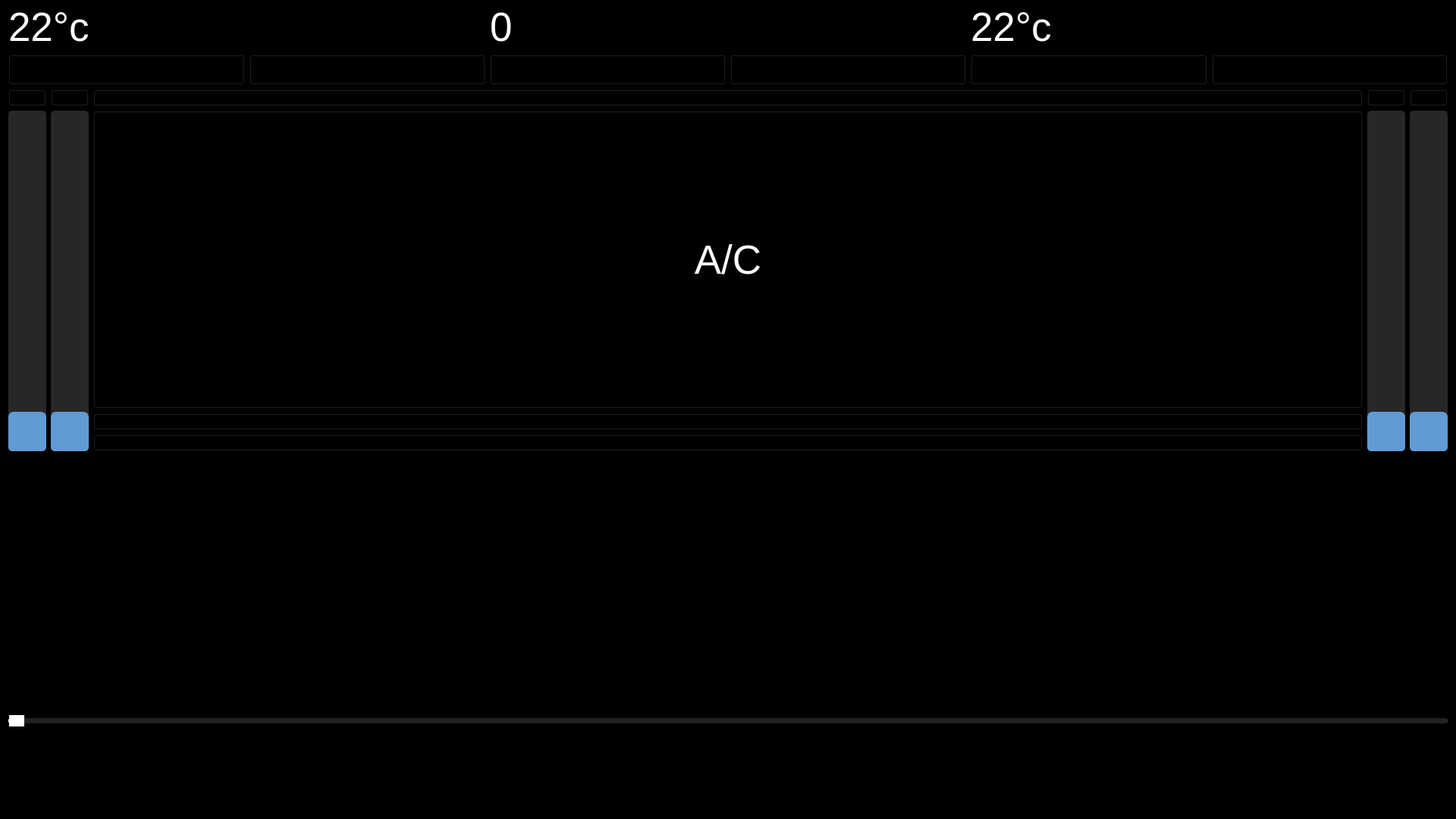
<?xml version="1.0" encoding="UTF-8"?>
<ui version="4.0">
 <class>HeatingWindow</class>
 <widget class="QWidget" name="HeatingWindow">
  <property name="geometry">
   <rect>
    <x>0</x>
    <y>0</y>
    <width>1920</width>
    <height>1080</height>
   </rect>
  </property>
  <property name="sizePolicy">
   <sizepolicy hsizetype="Expanding" vsizetype="Expanding">
    <horstretch>0</horstretch>
    <verstretch>0</verstretch>
   </sizepolicy>
  </property>
  <property name="minimumSize">
   <size>
    <width>800</width>
    <height>480</height>
   </size>
  </property>
  <property name="windowTitle">
   <string>SettingsWindow</string>
  </property>
  <property name="styleSheet">
   <string notr="true">background-color: #000000;color: rgb(255, 255, 255);</string>
  </property>
  <layout class="QVBoxLayout" name="verticalLayout">
   <property name="topMargin">
    <number>2</number>
   </property>
   <property name="bottomMargin">
    <number>2</number>
   </property>
   <item>
    <layout class="QHBoxLayout" name="controlsFan">
     <property name="topMargin">
      <number>4</number>
     </property>
     <item>
      <layout class="QVBoxLayout" name="tempLeft">
       <item>
        <widget class="QLabel" name="tempLeftValue">
         <property name="sizePolicy">
          <sizepolicy hsizetype="Expanding" vsizetype="Preferred">
           <horstretch>0</horstretch>
           <verstretch>0</verstretch>
          </sizepolicy>
         </property>
         <property name="font">
          <font>
           <pointsize>40</pointsize>
          </font>
         </property>
         <property name="styleSheet">
          <string notr="true">qproperty-alignment: 'AlignCenter';</string>
         </property>
         <property name="text">
          <string>22°c</string>
         </property>
        </widget>
       </item>
       <item>
        <layout class="QHBoxLayout" name="tempLeftControl">
         <item>
          <widget class="QPushButton" name="tempLeftLess">
           <property name="minimumSize">
            <size>
             <width>0</width>
             <height>40</height>
            </size>
           </property>
           <property name="text">
            <string/>
           </property>
           <property name="icon">
            <iconset>
             <normalon>:/prevbig-hot.png</normalon>
            </iconset>
           </property>
           <property name="iconSize">
            <size>
             <width>24</width>
             <height>24</height>
            </size>
           </property>
          </widget>
         </item>
         <item>
          <widget class="QPushButton" name="tempLeftMore">
           <property name="minimumSize">
            <size>
             <width>0</width>
             <height>40</height>
            </size>
           </property>
           <property name="text">
            <string/>
           </property>
           <property name="icon">
            <iconset>
             <normalon>:/nextbig-hot.png</normalon>
            </iconset>
           </property>
           <property name="iconSize">
            <size>
             <width>24</width>
             <height>24</height>
            </size>
           </property>
          </widget>
         </item>
        </layout>
       </item>
      </layout>
     </item>
     <item>
      <layout class="QVBoxLayout" name="fan">
       <item>
        <widget class="QLabel" name="fanPower">
         <property name="sizePolicy">
          <sizepolicy hsizetype="Expanding" vsizetype="Preferred">
           <horstretch>0</horstretch>
           <verstretch>0</verstretch>
          </sizepolicy>
         </property>
         <property name="font">
          <font>
           <pointsize>40</pointsize>
          </font>
         </property>
         <property name="styleSheet">
          <string notr="true">qproperty-alignment: 'AlignCenter';</string>
         </property>
         <property name="text">
          <string>0</string>
         </property>
        </widget>
       </item>
       <item>
        <layout class="QHBoxLayout" name="tempRightControl">
         <item>
          <widget class="QPushButton" name="fanLess">
           <property name="minimumSize">
            <size>
             <width>0</width>
             <height>40</height>
            </size>
           </property>
           <property name="text">
            <string/>
           </property>
           <property name="icon">
            <iconset>
             <normalon>:/prevbig-hot.png</normalon>
            </iconset>
           </property>
           <property name="iconSize">
            <size>
             <width>24</width>
             <height>24</height>
            </size>
           </property>
          </widget>
         </item>
         <item>
          <widget class="QPushButton" name="fanMore">
           <property name="minimumSize">
            <size>
             <width>0</width>
             <height>40</height>
            </size>
           </property>
           <property name="text">
            <string/>
           </property>
           <property name="icon">
            <iconset>
             <normalon>:/nextbig-hot.png</normalon>
            </iconset>
           </property>
           <property name="iconSize">
            <size>
             <width>24</width>
             <height>24</height>
            </size>
           </property>
          </widget>
         </item>
        </layout>
       </item>
      </layout>
     </item>
     <item>
      <layout class="QVBoxLayout" name="tempRight">
       <item>
        <widget class="QLabel" name="tempRightValue">
         <property name="sizePolicy">
          <sizepolicy hsizetype="Expanding" vsizetype="Preferred">
           <horstretch>0</horstretch>
           <verstretch>0</verstretch>
          </sizepolicy>
         </property>
         <property name="font">
          <font>
           <pointsize>40</pointsize>
          </font>
         </property>
         <property name="styleSheet">
          <string notr="true">qproperty-alignment: 'AlignCenter';</string>
         </property>
         <property name="text">
          <string>22°c</string>
         </property>
        </widget>
       </item>
       <item>
        <layout class="QHBoxLayout" name="control">
         <item>
          <widget class="QPushButton" name="tempRightLess">
           <property name="enabled">
            <bool>true</bool>
           </property>
           <property name="minimumSize">
            <size>
             <width>0</width>
             <height>40</height>
            </size>
           </property>
           <property name="text">
            <string/>
           </property>
           <property name="icon">
            <iconset>
             <normalon>:/prevbig-hot.png</normalon>
            </iconset>
           </property>
           <property name="iconSize">
            <size>
             <width>24</width>
             <height>24</height>
            </size>
           </property>
          </widget>
         </item>
         <item>
          <widget class="QPushButton" name="tempRightMore">
           <property name="minimumSize">
            <size>
             <width>0</width>
             <height>40</height>
            </size>
           </property>
           <property name="text">
            <string/>
           </property>
           <property name="icon">
            <iconset>
             <normalon>:/nextbig-hot.png</normalon>
            </iconset>
           </property>
           <property name="iconSize">
            <size>
             <width>24</width>
             <height>24</height>
            </size>
           </property>
          </widget>
         </item>
        </layout>
       </item>
      </layout>
     </item>
    </layout>
   </item>
   <item>
    <layout class="QHBoxLayout" name="bouttonHeat">
     <property name="sizeConstraint">
      <enum>QLayout::SetDefaultConstraint</enum>
     </property>
     <item>
      <layout class="QHBoxLayout" name="HeatControlLeft">
       <item>
        <layout class="QVBoxLayout" name="verticalLayout_2">
         <item>
          <widget class="QPushButton" name="airScraftLeft">
           <property name="text">
            <string/>
           </property>
           <property name="icon">
            <iconset>
             <normalon>:/airScraft.png</normalon>
            </iconset>
           </property>
           <property name="iconSize">
            <size>
             <width>90</width>
             <height>90</height>
            </size>
           </property>
          </widget>
         </item>
         <item>
          <layout class="QHBoxLayout" name="heatCentreAirscraftLeft">
           <item>
            <widget class="QSlider" name="airScraftLeftControl">
             <property name="minimumSize">
              <size>
               <width>50</width>
               <height>0</height>
              </size>
             </property>
             <property name="styleSheet">
              <string notr="true">QSlider::groove:vertical {
    border-radius: 5px;                /* Bords arrondis */
    margin: 0px 5px;
}

/* La partie déjà &quot;remplie&quot; (Bleu) */
QSlider::sub-page:vertical {
background: rgba(200, 200, 200, 50);
    border-radius: 5px;
}

/* La partie vide (Gris transparent) */
QSlider::add-page:vertical {
    background: #619bd4; 

    border-radius: 5px;
}

/* Le curseur (Handle) */
QSlider::handle:vertical {
    background: #619bd4; 
    border: 1px solid #619bd4;
    height: 50px;
    margin: 0 -5px;                    /* Pour qu'il dépasse un peu du rail */
    border-radius: 7px;                /* Arrondi */
}</string>
             </property>
             <property name="maximum">
              <number>3</number>
             </property>
             <property name="orientation">
              <enum>Qt::Vertical</enum>
             </property>
             <property name="invertedControls">
              <bool>true</bool>
             </property>
            </widget>
           </item>
          </layout>
         </item>
        </layout>
       </item>
       <item>
        <layout class="QVBoxLayout" name="verticalLayout_3">
         <item>
          <widget class="QPushButton" name="heatSeatLeft">
           <property name="text">
            <string/>
           </property>
           <property name="icon">
            <iconset>
             <normalon>:/seatHeat.png</normalon>
            </iconset>
           </property>
           <property name="iconSize">
            <size>
             <width>90</width>
             <height>90</height>
            </size>
           </property>
          </widget>
         </item>
         <item>
          <layout class="QHBoxLayout" name="heatCentreSeatLeft">
           <item>
            <widget class="QSlider" name="heatSeatLeftControl">
             <property name="minimumSize">
              <size>
               <width>50</width>
               <height>0</height>
              </size>
             </property>
             <property name="maximumSize">
              <size>
               <width>50</width>
               <height>16777215</height>
              </size>
             </property>
             <property name="styleSheet">
              <string notr="true">QSlider::groove:vertical {
    border-radius: 5px;                /* Bords arrondis */
    margin: 0px 5px;
}

/* La partie déjà &quot;remplie&quot; (Bleu) */
QSlider::sub-page:vertical {
background: rgba(200, 200, 200, 50);
    border-radius: 5px;
}

/* La partie vide (Gris transparent) */
QSlider::add-page:vertical {
    background: #619bd4; 

    border-radius: 5px;
}

/* Le curseur (Handle) */
QSlider::handle:vertical {
    background: #619bd4; 
    border: 1px solid #619bd4;
    height: 50px;
    margin: 0 -5px;                    /* Pour qu'il dépasse un peu du rail */
    border-radius: 7px;                /* Arrondi */
}</string>
             </property>
             <property name="maximum">
              <number>3</number>
             </property>
             <property name="orientation">
              <enum>Qt::Vertical</enum>
             </property>
             <property name="invertedAppearance">
              <bool>false</bool>
             </property>
             <property name="invertedControls">
              <bool>true</bool>
             </property>
            </widget>
           </item>
          </layout>
         </item>
        </layout>
       </item>
      </layout>
     </item>
     <item>
      <layout class="QVBoxLayout" name="BouttonUtilHeat">
       <item>
        <widget class="QPushButton" name="recyclingAirFlow">
         <property name="minimumSize">
          <size>
           <width>360</width>
           <height>0</height>
          </size>
         </property>
         <property name="text">
          <string/>
         </property>
         <property name="icon">
          <iconset>
           <normalon>:/recyclingAirFlow.png</normalon>
          </iconset>
         </property>
         <property name="iconSize">
          <size>
           <width>120</width>
           <height>120</height>
          </size>
         </property>
        </widget>
       </item>
       <item>
        <widget class="QPushButton" name="AC">
         <property name="sizePolicy">
          <sizepolicy hsizetype="Minimum" vsizetype="Preferred">
           <horstretch>0</horstretch>
           <verstretch>0</verstretch>
          </sizepolicy>
         </property>
         <property name="minimumSize">
          <size>
           <width>120</width>
           <height>120</height>
          </size>
         </property>
         <property name="sizeIncrement">
          <size>
           <width>120</width>
           <height>120</height>
          </size>
         </property>
         <property name="baseSize">
          <size>
           <width>120</width>
           <height>120</height>
          </size>
         </property>
         <property name="font">
          <font>
           <pointsize>40</pointsize>
          </font>
         </property>
         <property name="styleSheet">
          <string notr="true"/>
         </property>
         <property name="text">
          <string>A/C</string>
         </property>
        </widget>
       </item>
       <item>
        <widget class="QPushButton" name="defoggingFront">
         <property name="text">
          <string/>
         </property>
         <property name="icon">
          <iconset>
           <normalon>:/defoggingFront.png</normalon>
          </iconset>
         </property>
         <property name="iconSize">
          <size>
           <width>120</width>
           <height>120</height>
          </size>
         </property>
        </widget>
       </item>
       <item>
        <widget class="QPushButton" name="defoggingRear">
         <property name="text">
          <string/>
         </property>
         <property name="icon">
          <iconset>
           <normalon>:/defoggingRear.png</normalon>
          </iconset>
         </property>
         <property name="iconSize">
          <size>
           <width>120</width>
           <height>120</height>
          </size>
         </property>
        </widget>
       </item>
      </layout>
     </item>
     <item>
      <layout class="QHBoxLayout" name="HeatControlRight">
       <property name="sizeConstraint">
        <enum>QLayout::SetDefaultConstraint</enum>
       </property>
       <item>
        <layout class="QVBoxLayout" name="airScraftRightViewControl">
         <item>
          <widget class="QPushButton" name="airScraftRight">
           <property name="text">
            <string/>
           </property>
           <property name="icon">
            <iconset>
             <normalon>:/seatHeat.png</normalon>
            </iconset>
           </property>
           <property name="iconSize">
            <size>
             <width>90</width>
             <height>90</height>
            </size>
           </property>
          </widget>
         </item>
         <item>
          <layout class="QHBoxLayout" name="heatCentreSeatRight">
           <item>
            <widget class="QSlider" name="heatSeatRightControl">
             <property name="sizePolicy">
              <sizepolicy hsizetype="Fixed" vsizetype="Expanding">
               <horstretch>20</horstretch>
               <verstretch>0</verstretch>
              </sizepolicy>
             </property>
             <property name="minimumSize">
              <size>
               <width>50</width>
               <height>0</height>
              </size>
             </property>
             <property name="styleSheet">
              <string notr="true">QSlider::groove:vertical {
    border-radius: 5px;                /* Bords arrondis */
    margin: 0px 5px;
}

/* La partie déjà &quot;remplie&quot; (Bleu) */
QSlider::sub-page:vertical {
background: rgba(200, 200, 200, 50);
    border-radius: 5px;
}

/* La partie vide (Gris transparent) */
QSlider::add-page:vertical {
    background: #619bd4; 

    border-radius: 5px;
}

/* Le curseur (Handle) */
QSlider::handle:vertical {
    background: #619bd4; 
    border: 1px solid #619bd4;
    height: 50px;
    margin: 0 -5px;                    /* Pour qu'il dépasse un peu du rail */
    border-radius: 7px;                /* Arrondi */
}</string>
             </property>
             <property name="minimum">
              <number>0</number>
             </property>
             <property name="maximum">
              <number>3</number>
             </property>
             <property name="value">
              <number>0</number>
             </property>
             <property name="orientation">
              <enum>Qt::Vertical</enum>
             </property>
             <property name="invertedControls">
              <bool>true</bool>
             </property>
            </widget>
           </item>
          </layout>
         </item>
        </layout>
       </item>
       <item>
        <layout class="QVBoxLayout" name="heatSeatRightViewControl">
         <item>
          <widget class="QPushButton" name="heatSeatRight">
           <property name="text">
            <string/>
           </property>
           <property name="icon">
            <iconset>
             <normalon>:/airScraft.png</normalon>
            </iconset>
           </property>
           <property name="iconSize">
            <size>
             <width>90</width>
             <height>90</height>
            </size>
           </property>
          </widget>
         </item>
         <item>
          <layout class="QHBoxLayout" name="heatCentreAirscraftRight">
           <item>
            <widget class="QSlider" name="airScraftRightControl">
             <property name="minimumSize">
              <size>
               <width>50</width>
               <height>0</height>
              </size>
             </property>
             <property name="sizeIncrement">
              <size>
               <width>20</width>
               <height>0</height>
              </size>
             </property>
             <property name="styleSheet">
              <string notr="true">QSlider::groove:vertical {
    border-radius: 5px;                /* Bords arrondis */
    margin: 0px 5px;
}

/* La partie déjà &quot;remplie&quot; (Bleu) */
QSlider::sub-page:vertical {
background: rgba(200, 200, 200, 50);
    border-radius: 5px;
}

/* La partie vide (Gris transparent) */
QSlider::add-page:vertical {
    background: #619bd4; 

    border-radius: 5px;
}

/* Le curseur (Handle) */
QSlider::handle:vertical {
    background: #619bd4; 
    border: 1px solid #619bd4;
    height: 50px;
    margin: 0 -5px;                    /* Pour qu'il dépasse un peu du rail */
    border-radius: 7px;                /* Arrondi */
}</string>
             </property>
             <property name="maximum">
              <number>3</number>
             </property>
             <property name="orientation">
              <enum>Qt::Vertical</enum>
             </property>
             <property name="invertedAppearance">
              <bool>false</bool>
             </property>
             <property name="invertedControls">
              <bool>true</bool>
             </property>
            </widget>
           </item>
          </layout>
         </item>
        </layout>
       </item>
      </layout>
     </item>
    </layout>
   </item>
   <item>
    <widget class="QWidget" name="airFlow" native="true">
     <property name="sizePolicy">
      <sizepolicy hsizetype="Expanding" vsizetype="Expanding">
       <horstretch>0</horstretch>
       <verstretch>0</verstretch>
      </sizepolicy>
     </property>
     <layout class="QVBoxLayout" name="verticalLayout_4">
      <property name="leftMargin">
       <number>0</number>
      </property>
      <property name="topMargin">
       <number>0</number>
      </property>
      <property name="rightMargin">
       <number>0</number>
      </property>
      <property name="bottomMargin">
       <number>2</number>
      </property>
      <item>
       <layout class="QHBoxLayout" name="iconAirFlow">
        <property name="spacing">
         <number>0</number>
        </property>
        <property name="leftMargin">
         <number>30</number>
        </property>
        <property name="rightMargin">
         <number>30</number>
        </property>
        <item>
         <widget class="QLabel" name="airFlowDown">
          <property name="sizePolicy">
           <sizepolicy hsizetype="Expanding" vsizetype="Preferred">
            <horstretch>0</horstretch>
            <verstretch>0</verstretch>
           </sizepolicy>
          </property>
          <property name="minimumSize">
           <size>
            <width>120</width>
            <height>120</height>
           </size>
          </property>
          <property name="maximumSize">
           <size>
            <width>16777215</width>
            <height>120</height>
           </size>
          </property>
          <property name="baseSize">
           <size>
            <width>120</width>
            <height>120</height>
           </size>
          </property>
          <property name="text">
           <string/>
          </property>
          <property name="pixmap">
           <pixmap resource="../../../assets/resources.qrc">:/airFlowDown.png</pixmap>
          </property>
         </widget>
        </item>
        <item>
         <widget class="QLabel" name="airFlowFront">
          <property name="sizePolicy">
           <sizepolicy hsizetype="Expanding" vsizetype="Preferred">
            <horstretch>0</horstretch>
            <verstretch>0</verstretch>
           </sizepolicy>
          </property>
          <property name="minimumSize">
           <size>
            <width>120</width>
            <height>120</height>
           </size>
          </property>
          <property name="maximumSize">
           <size>
            <width>16777215</width>
            <height>120</height>
           </size>
          </property>
          <property name="styleSheet">
           <string notr="true">qproperty-alignment: 'AlignCenter';</string>
          </property>
          <property name="text">
           <string/>
          </property>
          <property name="pixmap">
           <pixmap resource="../../../assets/resources.qrc">:/airFlowFront.png</pixmap>
          </property>
         </widget>
        </item>
        <item>
         <widget class="QLabel" name="airFlowUp">
          <property name="sizePolicy">
           <sizepolicy hsizetype="Expanding" vsizetype="Preferred">
            <horstretch>0</horstretch>
            <verstretch>0</verstretch>
           </sizepolicy>
          </property>
          <property name="minimumSize">
           <size>
            <width>120</width>
            <height>120</height>
           </size>
          </property>
          <property name="maximumSize">
           <size>
            <width>16777215</width>
            <height>120</height>
           </size>
          </property>
          <property name="styleSheet">
           <string notr="true">qproperty-alignment: 'AlignCenter';</string>
          </property>
          <property name="text">
           <string/>
          </property>
          <property name="pixmap">
           <pixmap resource="../../../assets/resources.qrc">:/airFlowUp.png</pixmap>
          </property>
         </widget>
        </item>
        <item>
         <widget class="QLabel" name="airFlowDownFront">
          <property name="sizePolicy">
           <sizepolicy hsizetype="Expanding" vsizetype="Preferred">
            <horstretch>0</horstretch>
            <verstretch>0</verstretch>
           </sizepolicy>
          </property>
          <property name="minimumSize">
           <size>
            <width>120</width>
            <height>120</height>
           </size>
          </property>
          <property name="maximumSize">
           <size>
            <width>16777215</width>
            <height>120</height>
           </size>
          </property>
          <property name="styleSheet">
           <string notr="true">qproperty-alignment: 'AlignRight';</string>
          </property>
          <property name="text">
           <string/>
          </property>
          <property name="pixmap">
           <pixmap resource="../../../assets/resources.qrc">:/airFlowDownFront.png</pixmap>
          </property>
         </widget>
        </item>
       </layout>
      </item>
      <item>
       <widget class="QSlider" name="controlAirFlow">
        <property name="sizePolicy">
         <sizepolicy hsizetype="Expanding" vsizetype="Fixed">
          <horstretch>0</horstretch>
          <verstretch>50</verstretch>
         </sizepolicy>
        </property>
        <property name="minimumSize">
         <size>
          <width>0</width>
          <height>50</height>
         </size>
        </property>
        <property name="styleSheet">
         <string notr="true">
										/* La glissière (le rail) */
										QSlider::groove:horizontal {
										border: 1px solid #ffffff;
										height: 1px;
										background: #444444; /* Gris foncé pour le rail */
										margin: 2px 0;
										border-radius: 3px;
										}

										/* Le curseur (le bouton mobile) */
										QSlider::handle:horizontal {
										background: #ffffff;      /* Blanc pur */
										border: 1px solid #ffffff;
										width: 18px;
										height: 18px;
										margin: -7px 0;           /* Centre le curseur sur le rail */
										border-radius: 9px;       /* Forme circulaire */
										}

										/* Partie à gauche du curseur (la zone &quot;active&quot;) */
										QSlider::sub-page:horizontal {
										background: #ffffff;      /* Blanc pour montrer la progression */
										border-radius: 3px;
										}

										/* Partie à droite du curseur */
										QSlider::add-page:horizontal {
										background: #222222;      /* Noir ou gris très foncé */
										border-radius: 3px;
										}

										/* État au survol pour plus d'interactivité */
										QSlider::handle:horizontal:hover {
										background: #f0f0f0;
										border-color: #f0f0f0;
										}
									</string>
        </property>
        <property name="orientation">
         <enum>Qt::Horizontal</enum>
        </property>
       </widget>
      </item>
     </layout>
    </widget>
   </item>
  </layout>
 </widget>
 <layoutdefault spacing="6" margin="11"/>
 <resources>
  <include location="../../../assets/resources.qrc"/>
 </resources>
 <connections/>
</ui>
